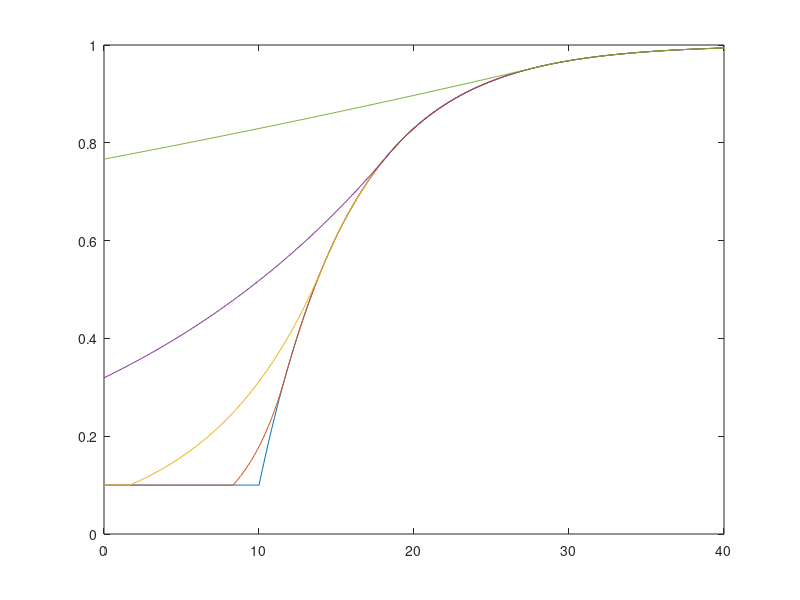

MATLAB code to generate this figure:


clear all;

linf = 1;
lb = 0.1;

g = 1;
f = 1;

rB = g/3 /(f + g);

accprop = [0, 0.25, 0.5, 0.75, 0.95]; % acceleration proportion
sM = (accprop * linf + (1 - accprop) * lb)/ lb;

taub = 10;
tau = 0:0.1:40;

for j = 1: length(sM)
  lj = sM(j) * lb;
  % rj = rB * (f - lb)/ lb;
  rj = rB * (linf - lj)/ lj;
  tauj = -1/ rB * log((linf - lj)/(linf - lb));

  for i = 1:length(tau)
    if tau(i) < tauj + taub
      l(i, j) = lj * exp(rj * (tau(i) - taub - tauj));
      if l(i, j) < lb
        l(i, j) = lb;
      end
    else
      l(i, j) = linf - (linf - lb) * exp (- rB * (tau(i) - taub));
    end
  end
end

plot(tau, l)